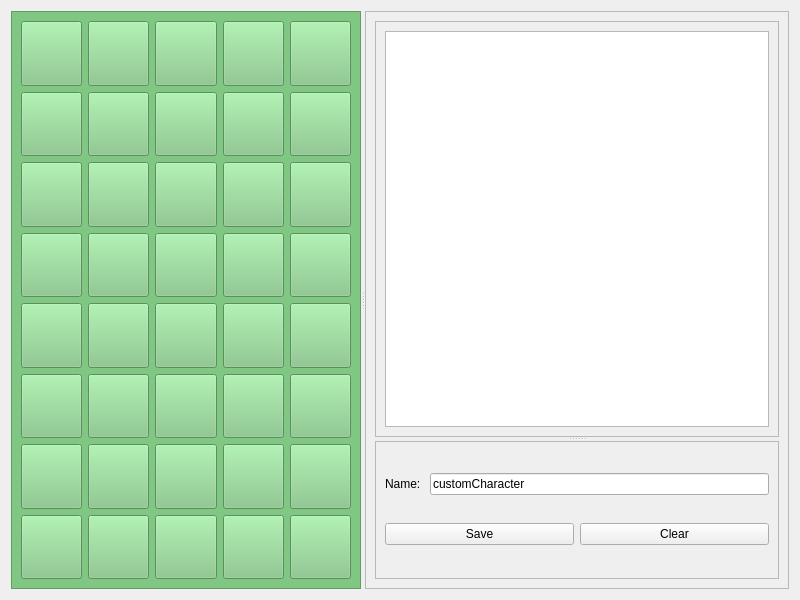
<?xml version="1.0" encoding="UTF-8"?>
<ui version="4.0">
 <class>CustomCharsLcs</class>
 <widget class="QWidget" name="CustomCharsLcs">
  <property name="geometry">
   <rect>
    <x>0</x>
    <y>0</y>
    <width>800</width>
    <height>600</height>
   </rect>
  </property>
  <property name="windowTitle">
   <string>CustomCharsLcs</string>
  </property>
  <layout class="QGridLayout" name="gridLayout">
   <item row="0" column="1">
    <widget class="QSplitter" name="splitter">
     <property name="orientation">
      <enum>Qt::Horizontal</enum>
     </property>
     <widget class="QFrame" name="frame">
      <property name="styleSheet">
       <string notr="true">QFrame {
    background: #81C784
}

QPushButton {
	background: #81C784;
	border-color: #FFFFFF;
}

QPushButton::checked {
	background: #1B5E20;
	border-color: #1B5E20;
}</string>
      </property>
      <property name="frameShape">
       <enum>QFrame::StyledPanel</enum>
      </property>
      <property name="frameShadow">
       <enum>QFrame::Raised</enum>
      </property>
      <layout class="QGridLayout" name="gridLayout_2">
       <item row="2" column="0">
        <widget class="QPushButton" name="btn11">
         <property name="sizePolicy">
          <sizepolicy hsizetype="Preferred" vsizetype="Preferred">
           <horstretch>0</horstretch>
           <verstretch>0</verstretch>
          </sizepolicy>
         </property>
         <property name="text">
          <string/>
         </property>
         <property name="checkable">
          <bool>true</bool>
         </property>
        </widget>
       </item>
       <item row="1" column="0">
        <widget class="QPushButton" name="btn6">
         <property name="sizePolicy">
          <sizepolicy hsizetype="Preferred" vsizetype="Preferred">
           <horstretch>0</horstretch>
           <verstretch>0</verstretch>
          </sizepolicy>
         </property>
         <property name="text">
          <string/>
         </property>
         <property name="checkable">
          <bool>true</bool>
         </property>
        </widget>
       </item>
       <item row="0" column="1">
        <widget class="QPushButton" name="btn2">
         <property name="sizePolicy">
          <sizepolicy hsizetype="Preferred" vsizetype="Preferred">
           <horstretch>0</horstretch>
           <verstretch>0</verstretch>
          </sizepolicy>
         </property>
         <property name="text">
          <string/>
         </property>
         <property name="checkable">
          <bool>true</bool>
         </property>
        </widget>
       </item>
       <item row="3" column="0">
        <widget class="QPushButton" name="btn16">
         <property name="sizePolicy">
          <sizepolicy hsizetype="Preferred" vsizetype="Preferred">
           <horstretch>0</horstretch>
           <verstretch>0</verstretch>
          </sizepolicy>
         </property>
         <property name="text">
          <string/>
         </property>
         <property name="checkable">
          <bool>true</bool>
         </property>
        </widget>
       </item>
       <item row="5" column="0">
        <widget class="QPushButton" name="btn26">
         <property name="sizePolicy">
          <sizepolicy hsizetype="Preferred" vsizetype="Preferred">
           <horstretch>0</horstretch>
           <verstretch>0</verstretch>
          </sizepolicy>
         </property>
         <property name="text">
          <string/>
         </property>
         <property name="checkable">
          <bool>true</bool>
         </property>
        </widget>
       </item>
       <item row="0" column="3">
        <widget class="QPushButton" name="btn4">
         <property name="sizePolicy">
          <sizepolicy hsizetype="Preferred" vsizetype="Preferred">
           <horstretch>0</horstretch>
           <verstretch>0</verstretch>
          </sizepolicy>
         </property>
         <property name="text">
          <string/>
         </property>
         <property name="checkable">
          <bool>true</bool>
         </property>
        </widget>
       </item>
       <item row="7" column="0">
        <widget class="QPushButton" name="btn36">
         <property name="sizePolicy">
          <sizepolicy hsizetype="Preferred" vsizetype="Preferred">
           <horstretch>0</horstretch>
           <verstretch>0</verstretch>
          </sizepolicy>
         </property>
         <property name="text">
          <string/>
         </property>
         <property name="checkable">
          <bool>true</bool>
         </property>
        </widget>
       </item>
       <item row="6" column="0">
        <widget class="QPushButton" name="btn31">
         <property name="sizePolicy">
          <sizepolicy hsizetype="Preferred" vsizetype="Preferred">
           <horstretch>0</horstretch>
           <verstretch>0</verstretch>
          </sizepolicy>
         </property>
         <property name="text">
          <string/>
         </property>
         <property name="checkable">
          <bool>true</bool>
         </property>
        </widget>
       </item>
       <item row="0" column="2">
        <widget class="QPushButton" name="btn3">
         <property name="sizePolicy">
          <sizepolicy hsizetype="Preferred" vsizetype="Preferred">
           <horstretch>0</horstretch>
           <verstretch>0</verstretch>
          </sizepolicy>
         </property>
         <property name="text">
          <string/>
         </property>
         <property name="checkable">
          <bool>true</bool>
         </property>
        </widget>
       </item>
       <item row="4" column="0">
        <widget class="QPushButton" name="btn21">
         <property name="sizePolicy">
          <sizepolicy hsizetype="Preferred" vsizetype="Preferred">
           <horstretch>0</horstretch>
           <verstretch>0</verstretch>
          </sizepolicy>
         </property>
         <property name="text">
          <string/>
         </property>
         <property name="checkable">
          <bool>true</bool>
         </property>
        </widget>
       </item>
       <item row="0" column="0">
        <widget class="QPushButton" name="btn1">
         <property name="sizePolicy">
          <sizepolicy hsizetype="Preferred" vsizetype="Preferred">
           <horstretch>0</horstretch>
           <verstretch>0</verstretch>
          </sizepolicy>
         </property>
         <property name="text">
          <string/>
         </property>
         <property name="checkable">
          <bool>true</bool>
         </property>
        </widget>
       </item>
       <item row="0" column="4">
        <widget class="QPushButton" name="btn5">
         <property name="sizePolicy">
          <sizepolicy hsizetype="Preferred" vsizetype="Preferred">
           <horstretch>0</horstretch>
           <verstretch>0</verstretch>
          </sizepolicy>
         </property>
         <property name="text">
          <string/>
         </property>
         <property name="checkable">
          <bool>true</bool>
         </property>
        </widget>
       </item>
       <item row="1" column="1">
        <widget class="QPushButton" name="btn7">
         <property name="sizePolicy">
          <sizepolicy hsizetype="Preferred" vsizetype="Preferred">
           <horstretch>0</horstretch>
           <verstretch>0</verstretch>
          </sizepolicy>
         </property>
         <property name="text">
          <string/>
         </property>
         <property name="checkable">
          <bool>true</bool>
         </property>
        </widget>
       </item>
       <item row="1" column="2">
        <widget class="QPushButton" name="btn8">
         <property name="sizePolicy">
          <sizepolicy hsizetype="Preferred" vsizetype="Preferred">
           <horstretch>0</horstretch>
           <verstretch>0</verstretch>
          </sizepolicy>
         </property>
         <property name="text">
          <string/>
         </property>
         <property name="checkable">
          <bool>true</bool>
         </property>
        </widget>
       </item>
       <item row="2" column="1">
        <widget class="QPushButton" name="btn12">
         <property name="sizePolicy">
          <sizepolicy hsizetype="Preferred" vsizetype="Preferred">
           <horstretch>0</horstretch>
           <verstretch>0</verstretch>
          </sizepolicy>
         </property>
         <property name="text">
          <string/>
         </property>
         <property name="checkable">
          <bool>true</bool>
         </property>
        </widget>
       </item>
       <item row="2" column="2">
        <widget class="QPushButton" name="btn13">
         <property name="sizePolicy">
          <sizepolicy hsizetype="Preferred" vsizetype="Preferred">
           <horstretch>0</horstretch>
           <verstretch>0</verstretch>
          </sizepolicy>
         </property>
         <property name="text">
          <string/>
         </property>
         <property name="checkable">
          <bool>true</bool>
         </property>
        </widget>
       </item>
       <item row="3" column="1">
        <widget class="QPushButton" name="btn17">
         <property name="sizePolicy">
          <sizepolicy hsizetype="Preferred" vsizetype="Preferred">
           <horstretch>0</horstretch>
           <verstretch>0</verstretch>
          </sizepolicy>
         </property>
         <property name="text">
          <string/>
         </property>
         <property name="checkable">
          <bool>true</bool>
         </property>
        </widget>
       </item>
       <item row="3" column="2">
        <widget class="QPushButton" name="btn18">
         <property name="sizePolicy">
          <sizepolicy hsizetype="Preferred" vsizetype="Preferred">
           <horstretch>0</horstretch>
           <verstretch>0</verstretch>
          </sizepolicy>
         </property>
         <property name="text">
          <string/>
         </property>
         <property name="checkable">
          <bool>true</bool>
         </property>
        </widget>
       </item>
       <item row="4" column="1">
        <widget class="QPushButton" name="btn22">
         <property name="sizePolicy">
          <sizepolicy hsizetype="Preferred" vsizetype="Preferred">
           <horstretch>0</horstretch>
           <verstretch>0</verstretch>
          </sizepolicy>
         </property>
         <property name="text">
          <string/>
         </property>
         <property name="checkable">
          <bool>true</bool>
         </property>
        </widget>
       </item>
       <item row="4" column="2">
        <widget class="QPushButton" name="btn23">
         <property name="sizePolicy">
          <sizepolicy hsizetype="Preferred" vsizetype="Preferred">
           <horstretch>0</horstretch>
           <verstretch>0</verstretch>
          </sizepolicy>
         </property>
         <property name="text">
          <string/>
         </property>
         <property name="checkable">
          <bool>true</bool>
         </property>
        </widget>
       </item>
       <item row="5" column="1">
        <widget class="QPushButton" name="btn27">
         <property name="sizePolicy">
          <sizepolicy hsizetype="Preferred" vsizetype="Preferred">
           <horstretch>0</horstretch>
           <verstretch>0</verstretch>
          </sizepolicy>
         </property>
         <property name="text">
          <string/>
         </property>
         <property name="checkable">
          <bool>true</bool>
         </property>
        </widget>
       </item>
       <item row="5" column="2">
        <widget class="QPushButton" name="btn28">
         <property name="sizePolicy">
          <sizepolicy hsizetype="Preferred" vsizetype="Preferred">
           <horstretch>0</horstretch>
           <verstretch>0</verstretch>
          </sizepolicy>
         </property>
         <property name="text">
          <string/>
         </property>
         <property name="checkable">
          <bool>true</bool>
         </property>
        </widget>
       </item>
       <item row="6" column="1">
        <widget class="QPushButton" name="btn32">
         <property name="sizePolicy">
          <sizepolicy hsizetype="Preferred" vsizetype="Preferred">
           <horstretch>0</horstretch>
           <verstretch>0</verstretch>
          </sizepolicy>
         </property>
         <property name="text">
          <string/>
         </property>
         <property name="checkable">
          <bool>true</bool>
         </property>
        </widget>
       </item>
       <item row="6" column="2">
        <widget class="QPushButton" name="btn33">
         <property name="sizePolicy">
          <sizepolicy hsizetype="Preferred" vsizetype="Preferred">
           <horstretch>0</horstretch>
           <verstretch>0</verstretch>
          </sizepolicy>
         </property>
         <property name="text">
          <string/>
         </property>
         <property name="checkable">
          <bool>true</bool>
         </property>
        </widget>
       </item>
       <item row="7" column="1">
        <widget class="QPushButton" name="btn37">
         <property name="sizePolicy">
          <sizepolicy hsizetype="Preferred" vsizetype="Preferred">
           <horstretch>0</horstretch>
           <verstretch>0</verstretch>
          </sizepolicy>
         </property>
         <property name="text">
          <string/>
         </property>
         <property name="checkable">
          <bool>true</bool>
         </property>
        </widget>
       </item>
       <item row="7" column="2">
        <widget class="QPushButton" name="btn38">
         <property name="sizePolicy">
          <sizepolicy hsizetype="Preferred" vsizetype="Preferred">
           <horstretch>0</horstretch>
           <verstretch>0</verstretch>
          </sizepolicy>
         </property>
         <property name="text">
          <string/>
         </property>
         <property name="checkable">
          <bool>true</bool>
         </property>
        </widget>
       </item>
       <item row="1" column="3">
        <widget class="QPushButton" name="btn9">
         <property name="sizePolicy">
          <sizepolicy hsizetype="Preferred" vsizetype="Preferred">
           <horstretch>0</horstretch>
           <verstretch>0</verstretch>
          </sizepolicy>
         </property>
         <property name="text">
          <string/>
         </property>
         <property name="checkable">
          <bool>true</bool>
         </property>
        </widget>
       </item>
       <item row="2" column="3">
        <widget class="QPushButton" name="btn14">
         <property name="sizePolicy">
          <sizepolicy hsizetype="Preferred" vsizetype="Preferred">
           <horstretch>0</horstretch>
           <verstretch>0</verstretch>
          </sizepolicy>
         </property>
         <property name="text">
          <string/>
         </property>
         <property name="checkable">
          <bool>true</bool>
         </property>
        </widget>
       </item>
       <item row="2" column="4">
        <widget class="QPushButton" name="btn15">
         <property name="sizePolicy">
          <sizepolicy hsizetype="Preferred" vsizetype="Preferred">
           <horstretch>0</horstretch>
           <verstretch>0</verstretch>
          </sizepolicy>
         </property>
         <property name="text">
          <string/>
         </property>
         <property name="checkable">
          <bool>true</bool>
         </property>
        </widget>
       </item>
       <item row="3" column="3">
        <widget class="QPushButton" name="btn19">
         <property name="sizePolicy">
          <sizepolicy hsizetype="Preferred" vsizetype="Preferred">
           <horstretch>0</horstretch>
           <verstretch>0</verstretch>
          </sizepolicy>
         </property>
         <property name="text">
          <string/>
         </property>
         <property name="checkable">
          <bool>true</bool>
         </property>
        </widget>
       </item>
       <item row="3" column="4">
        <widget class="QPushButton" name="btn20">
         <property name="sizePolicy">
          <sizepolicy hsizetype="Preferred" vsizetype="Preferred">
           <horstretch>0</horstretch>
           <verstretch>0</verstretch>
          </sizepolicy>
         </property>
         <property name="text">
          <string/>
         </property>
         <property name="checkable">
          <bool>true</bool>
         </property>
        </widget>
       </item>
       <item row="4" column="3">
        <widget class="QPushButton" name="btn24">
         <property name="sizePolicy">
          <sizepolicy hsizetype="Preferred" vsizetype="Preferred">
           <horstretch>0</horstretch>
           <verstretch>0</verstretch>
          </sizepolicy>
         </property>
         <property name="text">
          <string/>
         </property>
         <property name="checkable">
          <bool>true</bool>
         </property>
        </widget>
       </item>
       <item row="4" column="4">
        <widget class="QPushButton" name="btn25">
         <property name="sizePolicy">
          <sizepolicy hsizetype="Preferred" vsizetype="Preferred">
           <horstretch>0</horstretch>
           <verstretch>0</verstretch>
          </sizepolicy>
         </property>
         <property name="text">
          <string/>
         </property>
         <property name="checkable">
          <bool>true</bool>
         </property>
        </widget>
       </item>
       <item row="5" column="3">
        <widget class="QPushButton" name="btn29">
         <property name="sizePolicy">
          <sizepolicy hsizetype="Preferred" vsizetype="Preferred">
           <horstretch>0</horstretch>
           <verstretch>0</verstretch>
          </sizepolicy>
         </property>
         <property name="text">
          <string/>
         </property>
         <property name="checkable">
          <bool>true</bool>
         </property>
        </widget>
       </item>
       <item row="5" column="4">
        <widget class="QPushButton" name="btn30">
         <property name="sizePolicy">
          <sizepolicy hsizetype="Preferred" vsizetype="Preferred">
           <horstretch>0</horstretch>
           <verstretch>0</verstretch>
          </sizepolicy>
         </property>
         <property name="text">
          <string/>
         </property>
         <property name="checkable">
          <bool>true</bool>
         </property>
        </widget>
       </item>
       <item row="6" column="3">
        <widget class="QPushButton" name="btn34">
         <property name="sizePolicy">
          <sizepolicy hsizetype="Preferred" vsizetype="Preferred">
           <horstretch>0</horstretch>
           <verstretch>0</verstretch>
          </sizepolicy>
         </property>
         <property name="text">
          <string/>
         </property>
         <property name="checkable">
          <bool>true</bool>
         </property>
        </widget>
       </item>
       <item row="6" column="4">
        <widget class="QPushButton" name="btn35">
         <property name="sizePolicy">
          <sizepolicy hsizetype="Preferred" vsizetype="Preferred">
           <horstretch>0</horstretch>
           <verstretch>0</verstretch>
          </sizepolicy>
         </property>
         <property name="text">
          <string/>
         </property>
         <property name="checkable">
          <bool>true</bool>
         </property>
        </widget>
       </item>
       <item row="7" column="3">
        <widget class="QPushButton" name="btn39">
         <property name="sizePolicy">
          <sizepolicy hsizetype="Preferred" vsizetype="Preferred">
           <horstretch>0</horstretch>
           <verstretch>0</verstretch>
          </sizepolicy>
         </property>
         <property name="text">
          <string/>
         </property>
         <property name="checkable">
          <bool>true</bool>
         </property>
        </widget>
       </item>
       <item row="7" column="4">
        <widget class="QPushButton" name="btn40">
         <property name="sizePolicy">
          <sizepolicy hsizetype="Preferred" vsizetype="Preferred">
           <horstretch>0</horstretch>
           <verstretch>0</verstretch>
          </sizepolicy>
         </property>
         <property name="text">
          <string/>
         </property>
         <property name="checkable">
          <bool>true</bool>
         </property>
        </widget>
       </item>
       <item row="1" column="4">
        <widget class="QPushButton" name="btn10">
         <property name="sizePolicy">
          <sizepolicy hsizetype="Preferred" vsizetype="Preferred">
           <horstretch>0</horstretch>
           <verstretch>0</verstretch>
          </sizepolicy>
         </property>
         <property name="text">
          <string/>
         </property>
         <property name="checkable">
          <bool>true</bool>
         </property>
        </widget>
       </item>
      </layout>
     </widget>
     <widget class="QFrame" name="frame_2">
      <property name="frameShape">
       <enum>QFrame::StyledPanel</enum>
      </property>
      <property name="frameShadow">
       <enum>QFrame::Raised</enum>
      </property>
      <layout class="QGridLayout" name="gridLayout_3">
       <item row="0" column="0">
        <widget class="QSplitter" name="splitter_2">
         <property name="orientation">
          <enum>Qt::Vertical</enum>
         </property>
         <widget class="QFrame" name="frame_3">
          <property name="frameShape">
           <enum>QFrame::StyledPanel</enum>
          </property>
          <property name="frameShadow">
           <enum>QFrame::Raised</enum>
          </property>
          <layout class="QGridLayout" name="gridLayout_4">
           <item row="0" column="0">
            <widget class="QTextBrowser" name="textBrowser">
             <property name="tabStopDistance">
              <double>20.000000000000000</double>
             </property>
            </widget>
           </item>
          </layout>
         </widget>
         <widget class="QFrame" name="frame_4">
          <property name="frameShape">
           <enum>QFrame::StyledPanel</enum>
          </property>
          <property name="frameShadow">
           <enum>QFrame::Raised</enum>
          </property>
          <layout class="QVBoxLayout" name="verticalLayout">
           <item>
            <layout class="QHBoxLayout" name="horizontalLayout_2">
             <item>
              <widget class="QLabel" name="lbl_name">
               <property name="text">
                <string>Name: </string>
               </property>
              </widget>
             </item>
             <item>
              <widget class="QLineEdit" name="le_name">
               <property name="text">
                <string>customCharacter</string>
               </property>
              </widget>
             </item>
            </layout>
           </item>
           <item>
            <layout class="QHBoxLayout" name="horizontalLayout">
             <item>
              <widget class="QPushButton" name="btn_save">
               <property name="text">
                <string>Save</string>
               </property>
              </widget>
             </item>
             <item>
              <widget class="QPushButton" name="btn_clear">
               <property name="text">
                <string>Clear</string>
               </property>
              </widget>
             </item>
            </layout>
           </item>
          </layout>
         </widget>
        </widget>
       </item>
      </layout>
     </widget>
    </widget>
   </item>
  </layout>
 </widget>
 <resources/>
 <connections/>
</ui>
